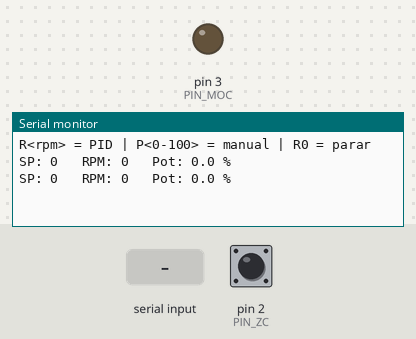
Bench run of a sketch on a simulated Arduino Uno, built with avr-gcc and run on an emulated ATmega328P. Shown: output pins drawn as LEDs (lit = HIGH), the last lines printed to the serial monitor. Inputs (shaded band) come from the test bench; at power-on: pin 2 (PIN_ZC) HIGH.

Above: at 1.2 s.
1.3 s: "R90\n" received over Serial
At 3.41 s:
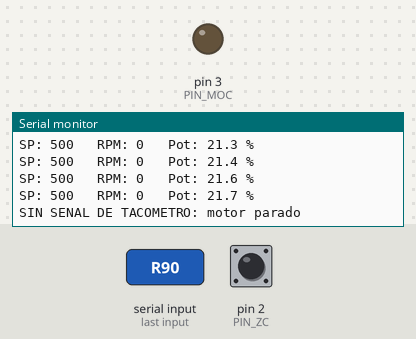
4.3 s: "R,45\n" received over Serial
At 4.46 s:
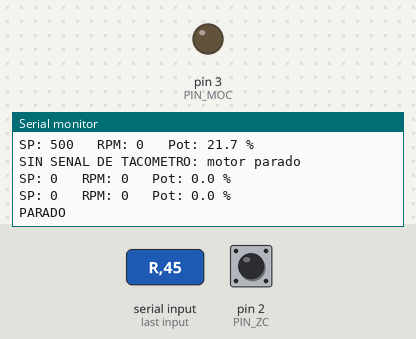
5.8 s: "P90\n" received over Serial
At 5.96 s:
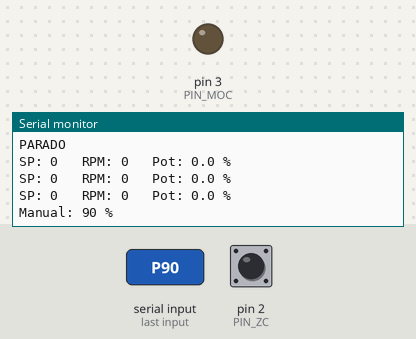
Timing chart, 0 to 8.8 s (numbered marks = the images above; inputs shaded):
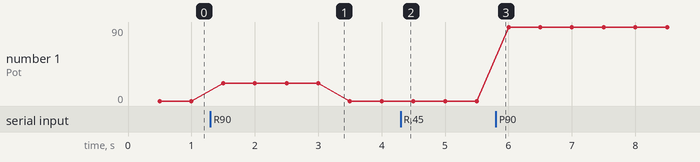

Measured:
- after the input at 1.3 s, the serial monitor: prints a new line at once (image 1)
- after the input at 4.3 s, the serial monitor: prints a new line at once (image 2)
- after the input at 5.8 s, the serial monitor: prints a new line at once (image 3)
- plotted number 1: 0 → 90 after the input at 5.8 s

The sketch:

lavarropas_motor_cruce_cero_mejorado.ino
```cpp
/*
  LAVARROPAS - MOTOR CON CRUCE POR CERO (PID MEJORADO) - Arduino UNO
  -----------------------------------------------------------------
  Versión mejorada del control standalone del motor con TRIAC, según el
  código entregado por el profesor (respuesta.txt).

  Diferencias respecto de lavarropas_motor_cruce_cero.ino (original):
    - Kp = 0.0025 (más reacción a errores grandes)
    - Ki = 0.0005 (precisión a largo plazo)
    - Filtro de RPM suavizado: rpm = 0.85*rpm + 0.15*rpmNueva
    - Anti-windup: el integral solo se acumula si |error| < 2000 RPM
    - Rampa dinámica de potencia según el error:
        2% por ciclo  (error pequeño)
        8% por ciclo  (|error| > 1500 RPM)
       15% por ciclo  (|error| > 3000 RPM)

  Salida por monitor serie en TEXTO PLANO a 115200 baudios (NO emite JSON).
  Comandos:
    R<rpm>   -> lazo PID con setpoint en RPM (500..12000)
    P<0-100> -> modo manual (potencia fija en %)
    R0       -> parar

  Pines (UNO):
    D2        cruce por cero (PC817 / H11AA1, flanco ascendente)
    D3        disparo del MOC3021 hacia el TRIAC
    D6 (AIN0) entrada del tacómetro (comparador analógico interno)
    D7 (AIN1) referencia 2,5 V del tacómetro
*/

const int PIN_ZC  = 2;   // cruce por cero
const int PIN_MOC = 3;   // disparo MOC3021

// Disparo
const unsigned long RETARDO_MIN = 500;     // us -> potencia máxima
const unsigned long RETARDO_MAX = 9300;    // us -> potencia mínima
const unsigned long PULSO_US    = 1000;    // pulso de disparo

// Tacómetro
const unsigned long MIN_INTERVALO_US = 250;
const unsigned long BLOQUEO_US       = 400;
const int PULSOS_POR_VUELTA = 8;

// PID (Ajustados para respuesta rápida y estabilidad)
float Kp = 0.0025;   // Aumentado para que reaccione con más fuerza a errores grandes
float Ki = 0.0005;   // Mantiene la precisión a largo plazo
const float POT_ARRANQUE = 20.0;   // % inicial al pasar a PID desde parado
const float POT_MAX_PID  = 60.0;   // tope de seguridad en lazo cerrado
const unsigned long DT_MS = 100;   // período del PID
const int MAX_VENTANAS_SIN_TACO = 20;  // 2 s sin pulsos -> corte

// Variables para control de rampa
float potenciaAnterior = 0;

volatile unsigned long tCruce = 0;
volatile bool nuevoCruce = false;
volatile unsigned long tDisparo = 0;
volatile unsigned long tUltimoPulso = 0;
volatile unsigned long tPrimero = 0;
volatile unsigned long cuentaTaco = 0;

float potencia = 0;        // % que se aplica
float setpoint = 0;        // RPM objetivo
float integral = 0;        // término integral, en %
float rpm = 0;             // RPM filtradas
bool modoPID = false;
int ventanasSinTaco = 0;
bool disparado = true;
unsigned long retardo = RETARDO_MAX;
unsigned long tPID = 0, tPrint = 0;

char buf[16];
byte nBuf = 0;

void cruceCero() {
  tCruce = micros();
  nuevoCruce = true;
}

ISR(ANALOG_COMP_vect) {
  unsigned long ahora = micros();
  if (ahora - tDisparo < BLOQUEO_US) return;
  if (ahora - tUltimoPulso < MIN_INTERVALO_US) return;
  tUltimoPulso = ahora;
  if (cuentaTaco == 0) tPrimero = ahora;
  cuentaTaco++;
}

void aplicarPotencia(float p) {
  potencia = constrain(p, 0.0, 100.0);
  retardo = RETARDO_MAX - (unsigned long)((RETARDO_MAX - RETARDO_MIN) * potencia / 100.0);
}

void parar() {
  modoPID = false;
  setpoint = 0;
  integral = 0;
  aplicarPotencia(0);
  potenciaAnterior = 0;
}

void procesar(char* s) {
  char cmd = toupper(s[0]);
  int v = atoi(s + 1);
  if (cmd == 'R') {
    if (v <= 0) {
      parar();
      Serial.println("PARADO");
    } else {
      setpoint = constrain(v, 500, 12000);
      if (!modoPID) {
        modoPID = true;
        ventanasSinTaco = 0;
        integral = (potencia > POT_ARRANQUE) ? potencia : POT_ARRANQUE;
        aplicarPotencia(integral);
        potenciaAnterior = potencia;
      }
      Serial.print("Setpoint: ");
      Serial.print(setpoint, 0);
      Serial.println(" RPM");
    }
  } else if (cmd == 'P') {
    modoPID = false;
    integral = 0;
    aplicarPotencia(constrain(v, 0, 100));
    potenciaAnterior = potencia;
    Serial.print("Manual: ");
    Serial.print(potencia, 0);
    Serial.println(" %");
  }
}

void leerSerie() {
  while (Serial.available()) {
    char ch = Serial.read();
    if (ch == '\n' || ch == '\r') {
      if (nBuf > 0) {
        buf[nBuf] = 0;
        procesar(buf);
        nBuf = 0;
      }
    } else if (nBuf < sizeof(buf) - 1) {
      buf[nBuf++] = ch;
    }
  }
}

void setup() {
  Serial.begin(115200);
  pinMode(PIN_MOC, OUTPUT);
  digitalWrite(PIN_MOC, LOW);
  pinMode(PIN_ZC, INPUT_PULLUP);
  attachInterrupt(digitalPinToInterrupt(PIN_ZC), cruceCero, RISING);

  // Comparador analógico: AIN0 (D6) vs AIN1 (D7)
  DIDR1 = _BV(AIN1D) | _BV(AIN0D);
  ACSR  = _BV(ACIE) | _BV(ACIS1) | _BV(ACIS0);

  tPID = millis();
  tPrint = millis();
  Serial.println("R<rpm> = PID | P<0-100> = manual | R0 = parar");
}

void loop() {
  leerSerie();

  // Disparo del TRIAC
  noInterrupts();
  unsigned long t0 = tCruce;
  bool n = nuevoCruce;
  nuevoCruce = false;
  interrupts();

  if (n) disparado = false;

  if (!disparado && potencia > 0 && (micros() - t0) >= retardo) {
    noInterrupts();
    tDisparo = micros();
    interrupts();
    digitalWrite(PIN_MOC, HIGH);
    delayMicroseconds(PULSO_US);
    digitalWrite(PIN_MOC, LOW);
    disparado = true;
  }

  // Medición de RPM + PID cada DT_MS
  if (millis() - tPID >= DT_MS) {
    tPID += DT_MS;

    noInterrupts();
    unsigned long c = cuentaTaco;
    unsigned long t1 = tPrimero;
    unsigned long t2 = tUltimoPulso;
    cuentaTaco = 0;
    interrupts();

    float rpmNueva = 0;
    if (c >= 2 && t2 > t1) {
      rpmNueva = (c - 1) * 1000000.0 / (float)(t2 - t1) * 60.0 / PULSOS_POR_VUELTA;
    }

    // FILTRO SUAVIZADO
    rpm = 0.85 * rpm + 0.15 * rpmNueva;

    if (modoPID) {
      // Seguridad: sin señal del tacómetro no hay lazo
      if (c < 2) ventanasSinTaco++; else ventanasSinTaco = 0;

      if (ventanasSinTaco >= MAX_VENTANAS_SIN_TACO) {
        parar();
        Serial.println("SIN SENAL DE TACOMETRO: motor parado");
      } else {
        float error = setpoint - rpm;

        // ANTI-WINDUP: Solo acumula el integral si el error es menor a 2000 RPM.
        // Así evitamos que el integral se sature al dar un salto grande (ej. de 5000 a 10000)
        if (abs(error) < 2000) {
          integral += Ki * error * (DT_MS / 1000.0);
          integral = constrain(integral, 0.0, POT_MAX_PID);
        }

        float salida = Kp * error + integral;

        // RAMPA DINÁMICA:
        // Si el error es grande (> 1500 RPM), permitimos que la potencia suba muy rápido (15% por ciclo)
        // Si el error es pequeño, la rampa es suave (2% por ciclo) para no pasarse de vueltas.
        float limiteRampa = 2.0;
        if (abs(error) > 3000) {
          limiteRampa = 15.0; // Aceleración agresiva
        } else if (abs(error) > 1500) {
          limiteRampa = 8.0;  // Aceleración moderada
        }

        salida = constrain(salida, potenciaAnterior - limiteRampa, potenciaAnterior + limiteRampa);

        // Aplicar y guardar el valor para el próximo ciclo
        aplicarPotencia(constrain(salida, 0.0, POT_MAX_PID));
        potenciaAnterior = potencia;
      }
    } else {
      potenciaAnterior = potencia; // Mantener sincronizado en modo manual
    }
  }

  // Informe cada 500 ms
  if (millis() - tPrint >= 500) {
    tPrint += 500;
    Serial.print("SP: ");
    Serial.print(setpoint, 0);
    Serial.print("   RPM: ");
    Serial.print(rpm, 0);
    Serial.print("   Pot: ");
    Serial.print(potencia, 1);
    Serial.println(" %");
  }
}
```
